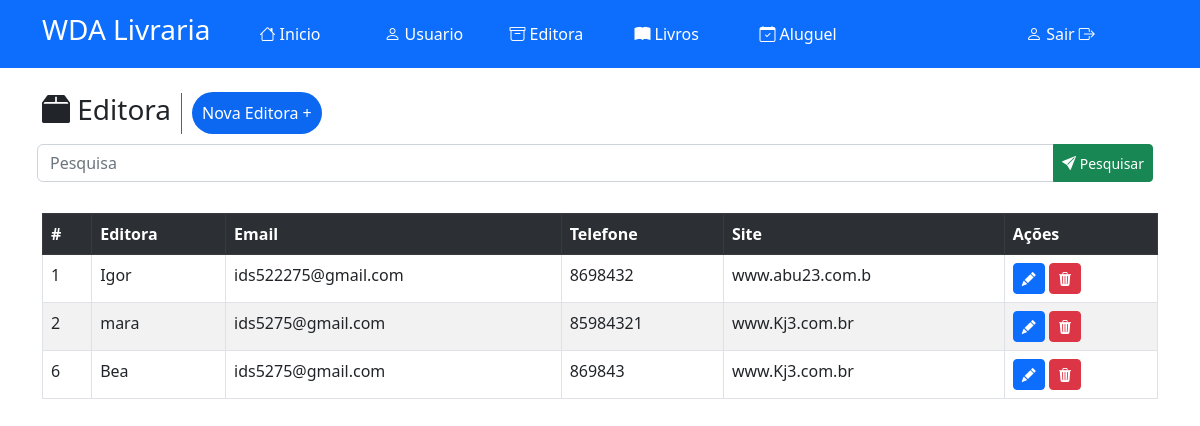
Page /index.php?menuop=editora (signed in) on the earlier database version.
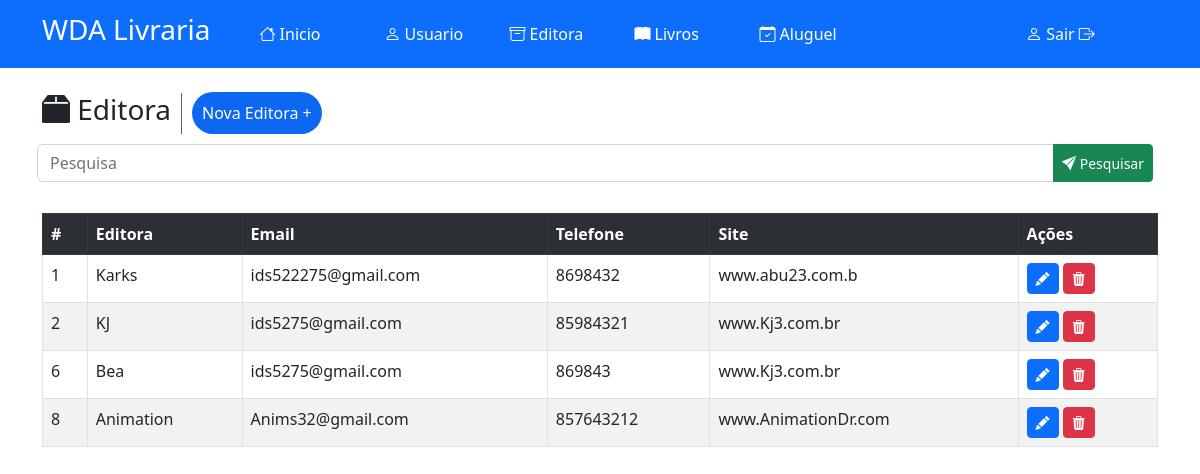
Same page on the later database version.
### tables this page shows
CREATE TABLE `tbeditora` (
  `idEditora` int(11) NOT NULL,
  `nomeEditora` varchar(100) NOT NULL,
  `emailEditora` varchar(100) NOT NULL,
  `telefoneEditora` int(11) NOT NULL,
  `siteEditora` varchar(150) NOT NULL
);

### paginas/editora/editora.php (the view, shortened to what this page needs)
<!DOCTYPE html>
<html lang="en">
<head>
    <link rel="stylesheet" href="css1/usuario.css">
    <link rel="stylesheet" href="https://cdn.jsdelivr.net/npm/bootstrap-icons@1.10.5/font/bootstrap-icons.css">
</head>
<body>
<header>
    <div class="alinhar">
        <div class="titu">
            <h3><i class="bi bi-box2-fill"></i></i> Editora</h3>
        </div>
        <div class="link">
            <a href="index.php?menuop=cad-editora" class="botao">Nova Editora +</a>
        </div>
    </div>
    <div class="pesquisa">
            <form action="index.php?menuop=editora" method="POST">
                <div class="input-group mb-3">
                    <input class="form-control" type="text" placeholder="Pesquisa" name="txt_pesquisa" id="">
                    <button class="btn btn-success btn-sm" type="submit"><i class="bi bi-send-fill"></i> Pesquisar</button>
                </div>
            </form>
        </div>
</header>
<div class="table-responsive">
    <?php
            $txt_pesquisa = (isset($_POST["txt_pesquisa"]))?$_POST["txt_pesquisa"]:"";
            $sql = "SELECT * FROM tbeditora where idEditora = '{$txt_pesquisa}' or  nomeEditora LIKE '%{$txt_pesquisa}%' or emailEditora LIKE '%{$txt_pesquisa}%' or telefoneEditora LIKE '%{$txt_pesquisa}%' or siteEditora LIKE '%{$txt_pesquisa}%'";
            $rs = $conexao -> query($sql);
            $qtd = $rs ->num_rows;
            if($qtd > 0){
                print "<table class='table table-hover table-striped table-bordered'>";
                print "<tr class='table-dark'>";
                    print "<th>#</th>";
                    print "<th>Editora</th>";
                    print "<th>Email</th>";
                    print "<th>Telefone</th>";
                    print "<th>Site</th>";
                    print "<th>Ações</th>";
                    print "</tr>";
                while($row = $rs ->fetch_object()){
                    print "<tr>";
                    print "<td>".$row -> idEditora."</td>";
                    print "<td>" .$row -> nomeEditora."</td>";
                    print "<td>" .$row -> emailEditora."</td>";
                    print "<td>" .$row -> telefoneEditora."</td>";
                    print "<td>" .$row -> siteEditora."</td>";
                    print "<td>
                            <a onclick=\"location.href='?menuop=editar-editora&idEditora=".$row-> idEditora."';\" class='btn btn-primary btn-sm'> <i class='bi bi-pencil-fill'></i>
                            </a>
                            <a onclick=\"if(confirm('Tem certeza de que deseja excluir esse registro?')){location.href='?menuop=excluir-editora&idEditora=".$row -> idEditora."';} else{false;}\" class='btn btn-danger btn-sm'><i class='bi bi-trash3-fill'></i></a>
                    </td>";
                    print "</tr>";
                }
                print "</table>";
              }else{
                print "<p>Não encontrou resultado.</p>";
            }
        ?>
</div>
</body>
</html>

Differences in the rows shown:
changed tbeditora "ids522275@gmail.com": nomeEditora "Igor" → "Karks"
changed tbeditora id 2: nomeEditora "mara" → "KJ"
added tbeditora: idEditora "8", nomeEditora "Animation", emailEditora "Anims32@gmail.com", telefoneEditora "857643212", siteEditora "www.AnimationDr.com"
